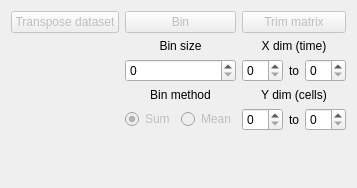
             <widget class="QWidget" name="tab_36">
              <attribute name="title">
               <string>Edit variable</string>
              </attribute>
              <layout class="QGridLayout" name="gridLayout_5">
               <item row="0" column="1">
                <widget class="QPushButton" name="edit_btn_bin">
                 <property name="enabled">
                  <bool>false</bool>
                 </property>
                 <property name="toolTip">
                  <string>&lt;html&gt;&lt;head/&gt;&lt;body&gt;&lt;p&gt;Bin matrix on the x axis. &lt;/p&gt;&lt;p&gt;Useful for electrical recordings.&lt;/p&gt;&lt;/body&gt;&lt;/html&gt;</string>
                 </property>
                 <property name="text">
                  <string>Bin</string>
                 </property>
                </widget>
               </item>
               <item row="1" column="1">
                <widget class="QLabel" name="label_16">
                 <property name="text">
                  <string>Bin size</string>
                 </property>
                 <property name="alignment">
                  <set>Qt::AlignCenter</set>
                 </property>
                </widget>
               </item>
               <item row="0" column="2">
                <widget class="QPushButton" name="edit_btn_trim">
                 <property name="enabled">
                  <bool>false</bool>
                 </property>
                 <property name="toolTip">
                  <string>Trim dataset to use only certain range of your data.
Use it to remove part of your dataset.</string>
                 </property>
                 <property name="text">
                  <string>Trim matrix</string>
                 </property>
                </widget>
               </item>
               <item row="1" column="2">
                <widget class="QLabel" name="edit_trim_x_lbl">
                 <property name="sizePolicy">
                  <sizepolicy hsizetype="Minimum" vsizetype="Preferred">
                   <horstretch>0</horstretch>
                   <verstretch>0</verstretch>
                  </sizepolicy>
                 </property>
                 <property name="text">
                  <string>X dim (time)</string>
                 </property>
                 <property name="alignment">
                  <set>Qt::AlignCenter</set>
                 </property>
                </widget>
               </item>
               <item row="0" column="0">
                <widget class="QPushButton" name="btn_edit_transpose">
                 <property name="enabled">
                  <bool>false</bool>
                 </property>
                 <property name="toolTip">
                  <string>&lt;html&gt;&lt;head/&gt;&lt;body&gt;&lt;p&gt;Transpose the dataset currently in the preview. &lt;/p&gt;&lt;p&gt;&lt;span style=&quot; font-weight:700;&quot;&gt;It actually modifies the stored data.&lt;/span&gt;&lt;/p&gt;&lt;p&gt;Use it to match the interpretation of your data.&lt;/p&gt;&lt;p&gt;Use the axes labels as a guide.&lt;/p&gt;&lt;/body&gt;&lt;/html&gt;</string>
                 </property>
                 <property name="text">
                  <string>Transpose dataset</string>
                 </property>
                </widget>
               </item>
               <item row="2" column="1">
                <widget class="QSpinBox" name="edit_edit_binsize">
                 <property name="correctionMode">
                  <enum>QAbstractSpinBox::CorrectToNearestValue</enum>
                 </property>
                </widget>
               </item>
               <item row="3" column="1">
                <widget class="QLabel" name="label_19">
                 <property name="toolTip">
                  <string>Method to use for the binning process.</string>
                 </property>
                 <property name="toolTipDuration">
                  <number>5000</number>
                 </property>
                 <property name="text">
                  <string>Bin method</string>
                 </property>
                 <property name="alignment">
                  <set>Qt::AlignCenter</set>
                 </property>
                </widget>
               </item>
               <item row="4" column="1">
                <widget class="QWidget" name="widget_4" native="true">
                 <layout class="QHBoxLayout" name="horizontalLayout_13">
                  <property name="leftMargin">
                   <number>0</number>
                  </property>
                  <property name="topMargin">
                   <number>0</number>
                  </property>
                  <property name="rightMargin">
                   <number>0</number>
                  </property>
                  <property name="bottomMargin">
                   <number>0</number>
                  </property>
                  <item>
                   <widget class="QRadioButton" name="edit_radio_sum">
                    <property name="enabled">
                     <bool>false</bool>
                    </property>
                    <property name="toolTip">
                     <string>This option sums the values of every bin.</string>
                    </property>
                    <property name="text">
                     <string>Sum</string>
                    </property>
                    <property name="checked">
                     <bool>true</bool>
                    </property>
                   </widget>
                  </item>
                  <item>
                   <widget class="QRadioButton" name="edit_radio_mean">
                    <property name="enabled">
                     <bool>false</bool>
                    </property>
                    <property name="toolTip">
                     <string>This option uses the mean of each bin.</string>
                    </property>
                    <property name="text">
                     <string>Mean</string>
                    </property>
                   </widget>
                  </item>
                 </layout>
                </widget>
               </item>
               <item row="5" column="1" rowspan="2">
                <spacer name="verticalSpacer_9">
                 <property name="orientation">
                  <enum>Qt::Vertical</enum>
                 </property>
                 <property name="sizeHint" stdset="0">
                  <size>
                   <width>20</width>
                   <height>40</height>
                  </size>
                 </property>
                </spacer>
               </item>
               <item row="2" column="2">
                <widget class="QWidget" name="widget_2" native="true">
                 <property name="sizePolicy">
                  <sizepolicy hsizetype="Minimum" vsizetype="Preferred">
                   <horstretch>0</horstretch>
                   <verstretch>0</verstretch>
                  </sizepolicy>
                 </property>
                 <layout class="QHBoxLayout" name="horizontalLayout_12">
                  <property name="leftMargin">
                   <number>0</number>
                  </property>
                  <property name="topMargin">
                   <number>0</number>
                  </property>
                  <property name="rightMargin">
                   <number>0</number>
                  </property>
                  <property name="bottomMargin">
                   <number>0</number>
                  </property>
                  <item>
                   <widget class="QSpinBox" name="edit_edit_xstart">
                    <property name="correctionMode">
                     <enum>QAbstractSpinBox::CorrectToNearestValue</enum>
                    </property>
                   </widget>
                  </item>
                  <item>
                   <widget class="QLabel" name="label_40">
                    <property name="sizePolicy">
                     <sizepolicy hsizetype="Maximum" vsizetype="Preferred">
                      <horstretch>0</horstretch>
                      <verstretch>0</verstretch>
                     </sizepolicy>
                    </property>
                    <property name="text">
                     <string>to</string>
                    </property>
                   </widget>
                  </item>
                  <item>
                   <widget class="QSpinBox" name="edit_edit_xend">
                    <property name="correctionMode">
                     <enum>QAbstractSpinBox::CorrectToNearestValue</enum>
                    </property>
                   </widget>
                  </item>
                 </layout>
                </widget>
               </item>
               <item row="3" column="2">
                <widget class="QLabel" name="edit_trim_y_lbl">
                 <property name="sizePolicy">
                  <sizepolicy hsizetype="Minimum" vsizetype="Preferred">
                   <horstretch>0</horstretch>
                   <verstretch>0</verstretch>
                  </sizepolicy>
                 </property>
                 <property name="text">
                  <string>Y dim (cells)</string>
                 </property>
                 <property name="alignment">
                  <set>Qt::AlignCenter</set>
                 </property>
                </widget>
               </item>
               <item row="4" column="2">
                <widget class="QWidget" name="widget_3" native="true">
                 <property name="sizePolicy">
                  <sizepolicy hsizetype="Minimum" vsizetype="Preferred">
                   <horstretch>0</horstretch>
                   <verstretch>0</verstretch>
                  </sizepolicy>
                 </property>
                 <layout class="QHBoxLayout" name="horizontalLayout_3">
                  <property name="leftMargin">
                   <number>0</number>
                  </property>
                  <property name="topMargin">
                   <number>0</number>
                  </property>
                  <property name="rightMargin">
                   <number>0</number>
                  </property>
                  <property name="bottomMargin">
                   <number>0</number>
                  </property>
                  <item>
                   <widget class="QSpinBox" name="edit_edit_ystart">
                    <property name="correctionMode">
                     <enum>QAbstractSpinBox::CorrectToNearestValue</enum>
                    </property>
                   </widget>
                  </item>
                  <item>
                   <widget class="QLabel" name="label_41">
                    <property name="sizePolicy">
                     <sizepolicy hsizetype="Maximum" vsizetype="Preferred">
                      <horstretch>0</horstretch>
                      <verstretch>0</verstretch>
                     </sizepolicy>
                    </property>
                    <property name="text">
                     <string>to</string>
                    </property>
                   </widget>
                  </item>
                  <item>
                   <widget class="QSpinBox" name="edit_edit_yend">
                    <property name="correctionMode">
                     <enum>QAbstractSpinBox::CorrectToNearestValue</enum>
                    </property>
                   </widget>
                  </item>
                 </layout>
                </widget>
               </item>
              </layout>
             </widget>
